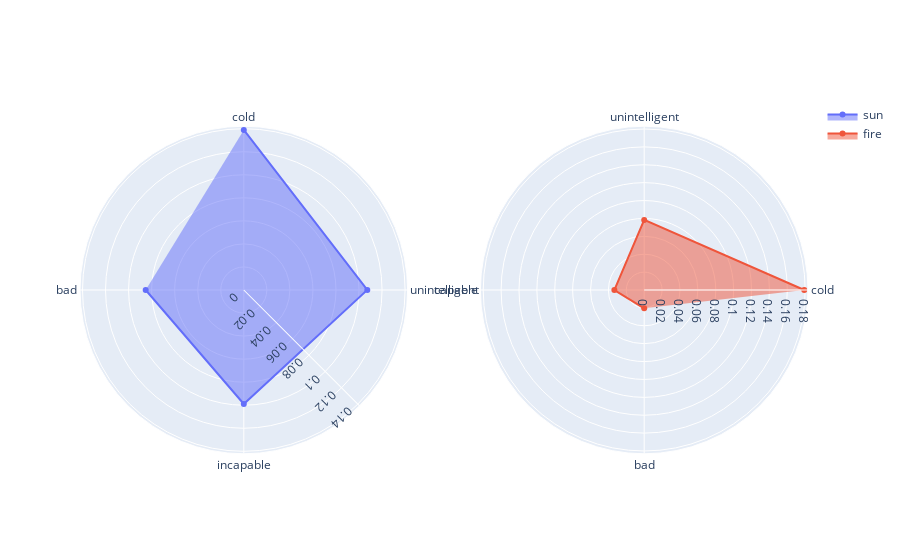

This figure's notebook cell:
### Code cell
plot_word_polarity_polar_fig([word, word1],[polarity_base_change, polarity_base_change1])

### Figure 1 — Plotly figure (JSON) as saved in the notebook; plotly's stock layout.template omitted (floating-point values rounded to 4 significant figures)
{"data": [{"fill": "toself", "name": "sun", "r": [0.1389, 0.1072, 0.09895, 0.08515], "subplot": "polar", "theta": ["cold", "unintelligent", "incapable", "bad"], "type": "scatterpolar"}, {"fill": "toself", "name": "fire", "r": [0.1789, 0.07837, 0.03338, 0.02047], "subplot": "polar2", "theta": ["cold", "unintelligent", "capable", "bad"], "type": "scatterpolar"}], "layout": {"polar": {"angularaxis": {"direction": "clockwise", "period": 4}, "domain": {"x": [0, 0.45], "y": [0, 1]}, "radialaxis": {"angle": -45}}, "polar2": {"domain": {"x": [0.55, 1], "y": [0, 1]}}}}
